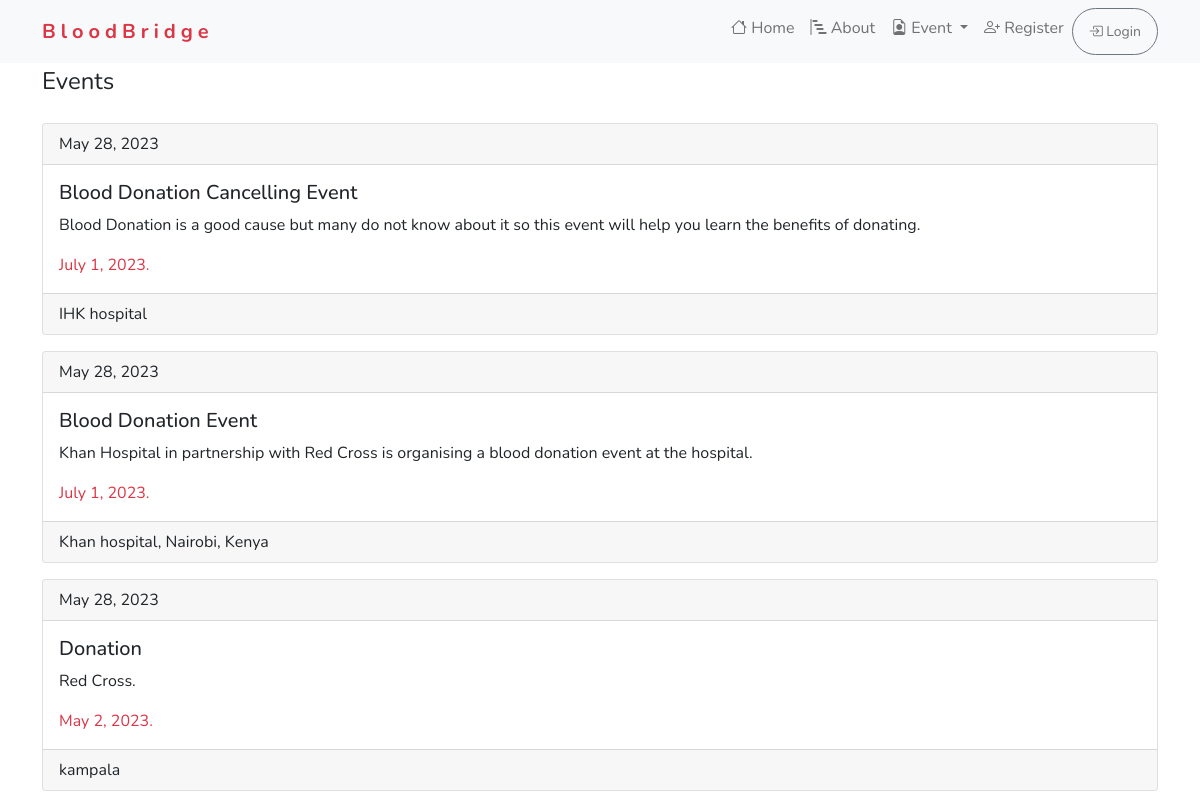
Screenshot of /events/ with the database file from the repository.
### event/models.py (models this page shows, shortened)
class Event(models.Model):
    title = models.CharField(max_length=120)
    description = models.TextField(max_length=2000)
    location = models.CharField(max_length=100)
    event_date = models.DateField('Date of the event')
    created_date = models.DateTimeField(default=timezone.now)

### event/views.py (the view)
# urls.py: path("events/", EventsList.as_view(), name="events-list"),
class EventsList(ListView):
    model = Event
    context_object_name = 'event'
    ordering = ['-created_date']

### event/templates/event/event_list.html
{%extends 'donate/base.html'%}
{% block content%}
    <div class="container">
        <fieldset>
                <legend>Events</legend>
        </fieldset>
    {%for e in event%}
        <div class="card mt-3">
            <div class="card-header">
              {{e.created_date | date:"F d, Y"}}
            </div>
            <div class="card-body">
              <h5 class="card-title">{{e.title}}</h5>
              <p class="card-text">{{e.description}}.</p>
              <p class="card-text text-danger">{{e.event_date}}.</p>
            </div>
            <div class="card-footer">
                {{e.location}}
            </div>
        </div>
    {% endfor %}
    </div>
{%endblock content%}

### donate/templates/donate/base.html (shortened to what this page needs)
{%load static%}
<!DOCTYPE html>
<html lang="en">
<head>
    <link rel="stylesheet" href="https://cdn.jsdelivr.net/npm/bootstrap-icons@1.8.1/font/bootstrap-icons.css">
    <link href="https://cdn.jsdelivr.net/npm/bootstrap@5.0.2/dist/css/bootstrap.min.css" rel="stylesheet">
    <link href="{% static 'donate/styles.css' %}" rel="stylesheet">
</head>
<body>
    <header class="header">
        <nav class="navbar navbar-expand-lg navbar-light bg-light">
            <div class="container">
              <a class="navbar-brand text-danger text-bold" href="#" style="font-weight: bold; letter-spacing: 5px;">BloodBridge</a>
              <div class="collapse navbar-collapse" id="navbarNavAltMarkup">
                <div class="navbar-nav pr-3 ms-auto">
                  <a class="nav-link" href="{%url 'home'%}">
                    <i class="bi bi-house"></i> Home</a>
                  <a class="nav-link" href="">
                    <i class="bi bi-bar-chart-steps"></i> About</a>
                    <li class="nav-item dropdown">
                      <a class="nav-link dropdown-toggle" href="#" id="navbarDropdownMenuLink" role="button" data-bs-toggle="dropdown" aria-expanded="false">
                        <i class="bi bi-file-earmark-person"></i> Event
                      </a>
                    </li>
                  {% if user.is_authenticated %}
                  <li class="nav-item dropdown">
                    <a class="nav-link dropdown-toggle" href="#" id="navbarDropdownMenuLink" role="button" data-bs-toggle="dropdown" aria-expanded="false">
                      <i class="bi bi-file-earmark-person"></i> Appointment
                    </a>
                    <ul class="dropdown-menu" aria-labelledby="navbarDropdownMenuLink">
                      <li><a class="dropdown-item" href="{%url 'appointment'%}">create Appointment</a></li>
                      <li><a class="dropdown-item" href="#">View appointment</a></li>
                    </ul>
                  </li>
                  <button class="btn btn-outline-danger btn-sm rounded-pill">
                    <a class="nav-link" href="{%url 'logout'%}">
                      <i class="bi bi-box-arrow-left text-danger"></i><span class="text-danger"> Logout</span></a>
                  </button>
                  {% else %}
                  <a class="nav-link" href="{%url 'register'%}">
                    <i class="bi bi-person-plus"></i> Register</a>
                  <button class="btn btn-sm btn-outline-secondary rounded-pill">
                    <a class="nav-link" href="{%url 'login'%}">
                      <i class="bi bi-box-arrow-in-right"></i> Login</a>
                  </button>
                  {%endif%}
                </div>
              </div>
            </div>
          </nav>
    </header>
    {%block content%}
    {%endblock%}
</body>
</html>

### donate/static/donate/styles.css (style rules this page uses)
* { font-family: 'Nunito', sans-serif; }
.header nav { background-color: rgb(182, 68, 68); }

### rows the page displays
Event: created_date "May 28, 2023", title "Blood Donation Cancelling Event", description "Blood Donation is a good cause but many do not know about it so this event will help you learn the benefits of donating", event_date "July 1, 2023", location "IHK hospital"
Event: created_date "May 28, 2023", title "Blood Donation Event", description "Khan Hospital in partnership with Red Cross is organising a blood donation event at the hospital", event_date "July 1, 2023", location "Khan hospital, Nairobi, Kenya"
Event: created_date "May 28, 2023", title "Donation", description "Red Cross", event_date "May 2, 2023", location "kampala"
